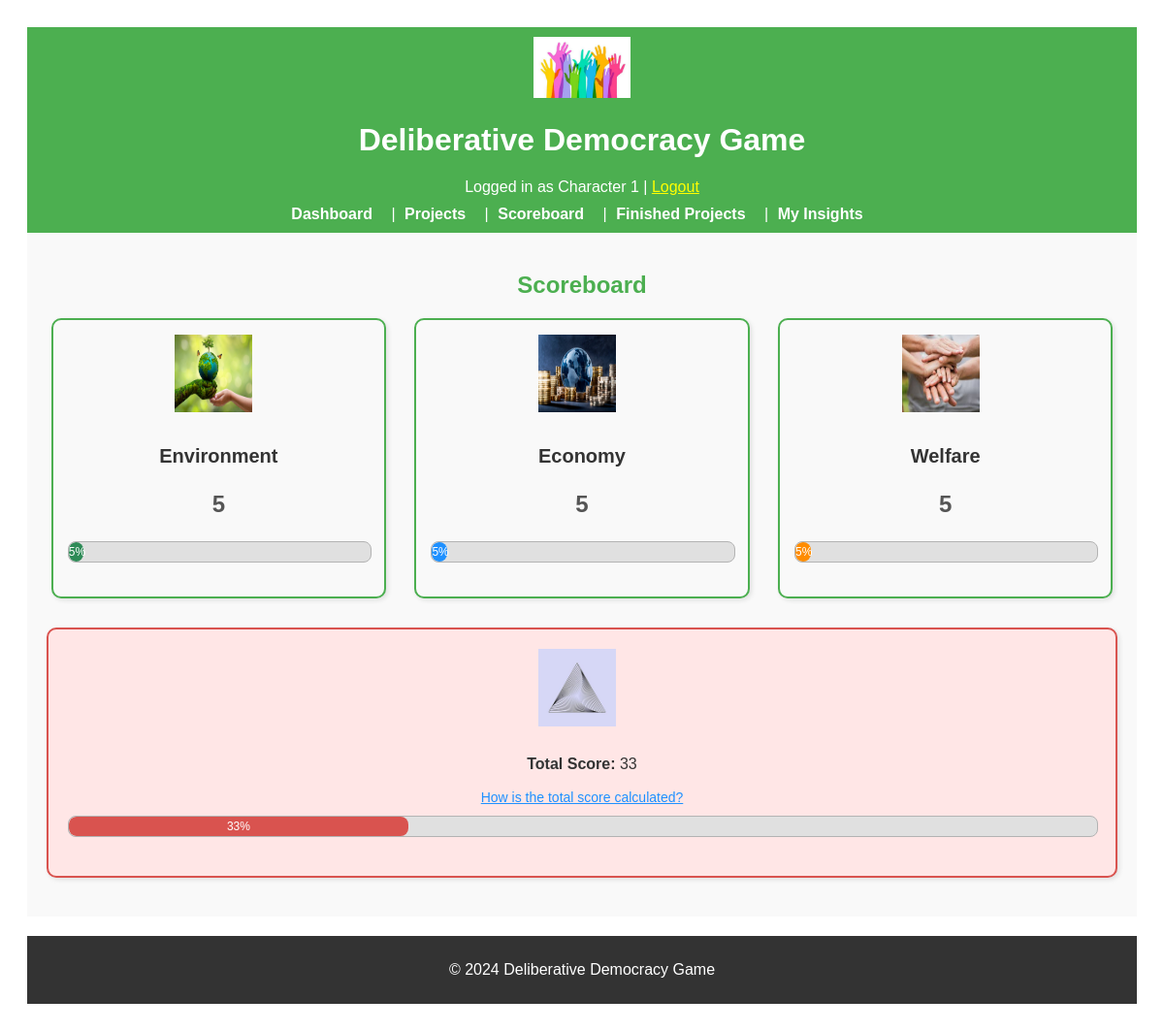
/scoreboard (signed in), run on an earlier commit of the app's database.
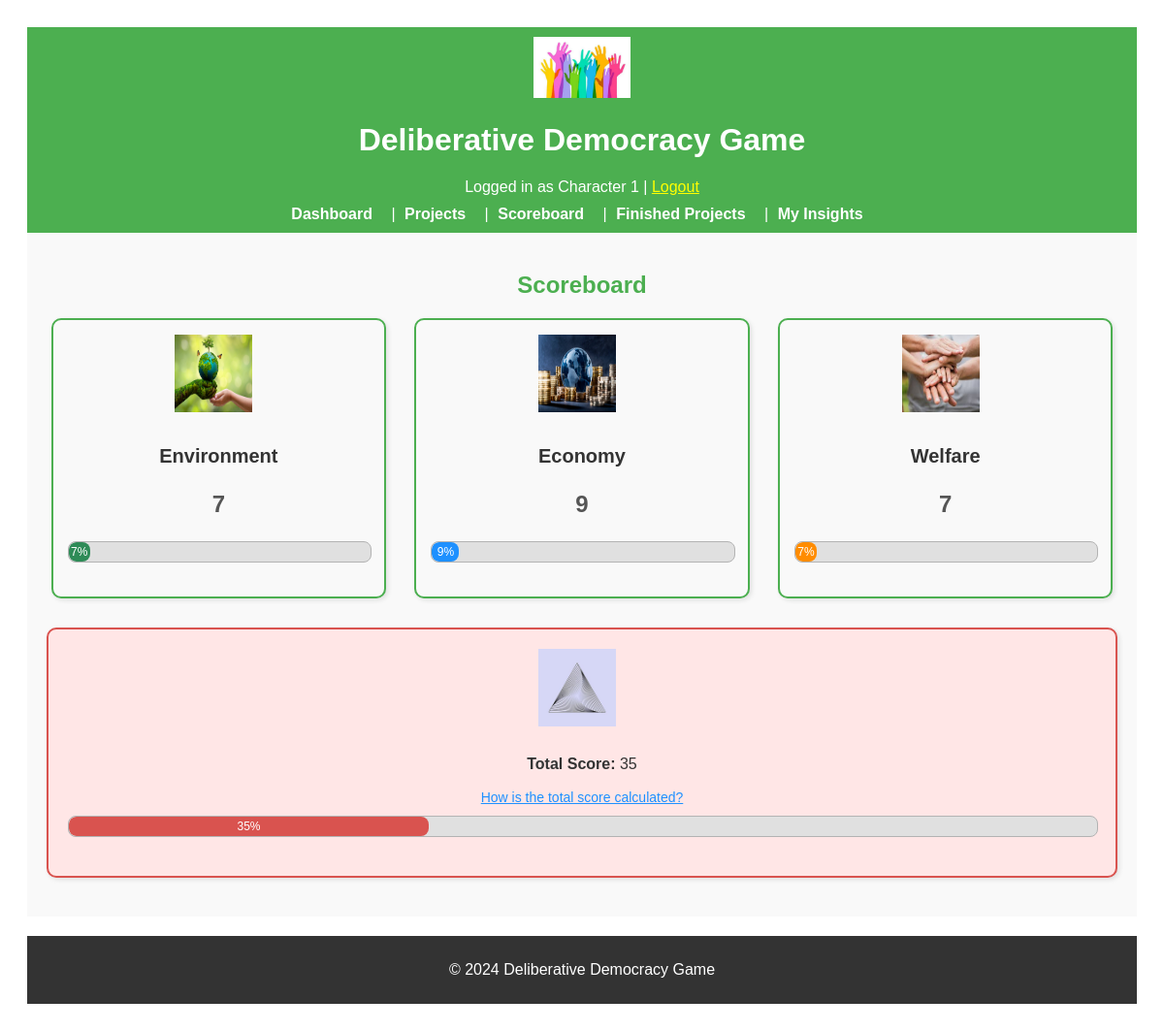
And on a later commit of the database.
### app/models.py (models this page shows, shortened)
class User(UserMixin, db.Model):
    __tablename__ = "users"
    id = db.Column(db.Integer, primary_key=True)
    character_name = db.Column(db.String(64), unique=True, nullable=False)
    interests = db.Column(db.Text, nullable=True)
    utility_criteria = db.Column(db.Text, nullable=True)
    starting_resources = db.Column(db.Text, nullable=True)
    reading = db.Column(db.Text, nullable=True)
    resources = db.relationship(
        "Resource", backref="user", lazy=True, cascade="all, delete-orphan"
    )
    metrics = db.relationship("Metric", backref="user", lazy=True)

class CommonMetric(db.Model):
    __tablename__ = "common_metrics"
    id = db.Column(db.Integer, primary_key=True)
    type = db.Column(
        db.String(64), nullable=False
    )  # 'Environment', 'Economy', 'Welfare'
    value = db.Column(db.Integer, default=0, nullable=False)

### app/routes.py (the view)
@main.route("/scoreboard")
@login_required
def score_board():
    common_metrics = CommonMetric.query.all()
    return render_template(
        "score_board.html",
        metrics=common_metrics,
        calculate_total_score=calculate_total_score,
    )

### app/routes.py (called while the page is built)
@login_manager.user_loader
def load_user(user_id):
    return User.query.get(int(user_id))

### app/utils.py (called while the page is built)
def calculate_total_score(environment_score, economy_score, welfare_score):
    total_sum = environment_score + economy_score + welfare_score
    scores = [environment_score, economy_score, welfare_score]
    mean_score = total_sum / 3
    balance_penalty = sum((score - mean_score) ** 2 for score in scores) / 3
    balance_score = max(0, 100 - balance_penalty)
    total_score = (total_sum / 3) * 0.7 + balance_score * 0.3  # Weighted combination
    return min(100, max(0, int(total_score)))

### app/templates/score_board.html (shortened to what this page needs)
{% extends "base.html" %}
{% block content %}
<div class="scoreboard-header">
    <h2>Scoreboard</h2>
</div>
<div class="scoreboard-metrics">
    {% for metric in metrics %}
    <div class="metric-card">
        <img src="{{ url_for('static', filename='images/' + metric.type | lower + '.png') }}"
            alt="{{ metric.type }} icon" class="metric-icon">
        <div class="metric-info">
            <h3>{{ metric.type }}</h3>
            <p class="metric-value">{{ metric.value }}</p>
        </div>
        <div class="progress-bar-container">
            <div class="progress-bar {{ metric.type | lower }}" style="width: {{ metric.value }}%; max-width: 100%;">
                {{ metric.value }}%
            </div>
        </div>
    </div>
    {% endfor %}
</div>
<div class="total-score-section">
    {% set total_score = calculate_total_score(metrics[0].value, metrics[1].value, metrics[2].value) %}
    <div class="total-score-card full-width-box">
        <div class="metric-info">
            <img src="{{ url_for('static', filename='images/total_score.png') }}" alt="Total Score icon"
                class="metric-icon">
            <p><strong>Total Score:</strong> {{ total_score }}</p>
            <a href="{{ url_for('main.total_score_info') }}" class="info-link">How is the total score calculated?</a>
        </div>
        <div class="progress-bar-container full-width-progress">
            <div class="progress-bar total" style="width: {{ total_score }}%; max-width: 100%;">
                {{ total_score }}%
            </div>
        </div>
    </div>
</div>
{% endblock %}

### app/templates/base.html (shortened to what this page needs)
<!DOCTYPE html>
<html lang="en">
<head>
    <link rel="stylesheet" href="{{ url_for('static', filename='css/styles.css') }}">
</head>
<body>
    <header style="background-color: #4CAF50; padding: 10px; color: white; text-align: center;">
        <img src="{{ url_for('static', filename='images/logo.png') }}" alt="Game Logo"
            style="width: 100px; height: auto;">
        <h1>Deliberative Democracy Game</h1>
        {% if current_user.is_authenticated %}
        <p style="margin: 0;">Logged in as {{ current_user.character_name }} | <a href="{{ url_for('main.logout') }}"
                style="color: yellow;">Logout</a></p>
        {% endif %}
        <nav style="margin-top: 10px;">
            <a href="{{ url_for('main.dashboard') }}" style="color: white; padding: 5px;">Dashboard</a> |
            <a href="{{ url_for('main.project_list') }}" style="color: white; padding: 5px;">Projects</a> |
            <a href="{{ url_for('main.score_board') }}" style="color: white; padding: 5px;">Scoreboard</a> |
            <a href="{{ url_for('main.finished_projects') }}" style="color: white; padding: 5px;">Finished Projects</a>
            |
            <a href="{{ url_for('main.insight') }}" style="color: white; padding: 5px;">My Insights</a>
        </nav>
    </header>
    <main style="padding: 20px; background-color: #f9f9f9;">
        {% block content %}{% endblock %}
    </main>
    <footer style="background-color: #333; color: white; text-align: center; padding: 10px; margin-top: 20px;">
        <p>&copy; 2024 Deliberative Democracy Game</p>
    </footer>
</body>
</html>

### app/static/css/styles.css (style rules this page uses)
header { background-color: #4CAF50; color: white; padding: 15px; text-align: center; }
nav a { color: white; text-decoration: none; margin-right: 10px; font-weight: bold; }
footer { background-color: #333; color: white; text-align: center; padding: 10px; margin-top: 20px; }
.metric-icon { margin-right: 10px; width: 100px; height: 100px; }
.progress-bar-container { width: 100%; background-color: #e0e0e0; border-radius: 8px; margin-bottom: 20px; overflow: hidden; position: relative; border: 1px solid #b3b3b3; }
.progress-bar { height: 20px; border-radius: 8px; text-align: center; color: white; font-size: 12px; line-height: 20px; width: 0; transition: width 1s ease-in-out; }
.progress-bar.environment { background-color: #2e8b57; }
.progress-bar.economy { background-color: #1e90ff; }
.progress-bar.welfare { background-color: #ff8c00; }
.progress-bar.total { background-color: #d9534f; }
.scoreboard-header { text-align: center; color: #4CAF50; margin-bottom: 20px; }
.scoreboard-metrics { display: flex; flex-wrap: wrap; gap: 20px; justify-content: space-around; }
.metric-card { border: 2px solid #4CAF50; border-radius: 10px; padding: 15px; background-color: #f9f9f9; text-align: center; width: calc(30% - 20px); box-shadow: 2px 2px 5px rgba(0, 0, 0, 0.1); }
.metric-card h3 { font-size: 20px; margin-bottom: 5px; color: #333; }
.metric-info { margin-bottom: 10px; }
.metric-value { font-size: 24px; color: #555; font-weight: bold; }
.total-score-section { margin-top: 30px; width: 100%; }
.total-score-card { background-color: #ffe6e6; border: 2px solid #d9534f; border-radius: 10px; padding: 20px; text-align: center; width: 100%; box-sizing: border-box; margin-bottom: 20px; box-shadow: 2px 2px 5px rgba(0, 0, 0, 0.1); }
.info-link { color: #1e90ff; text-decoration: underline; font-size: 14px; }
.metric-icon { width: 80px; height: 80px; margin-bottom: 10px; }

What changed in the data, as far as the page shows it:
changed CommonMetric "Environment": value "5" → "7"
changed CommonMetric "Economy": value "5" → "9"
changed CommonMetric "Welfare": value "5" → "7"
Also different on the page:
{{ total_score }}: "33" → "35"
{{ total_score }}: 33 → 35 (drawn)
